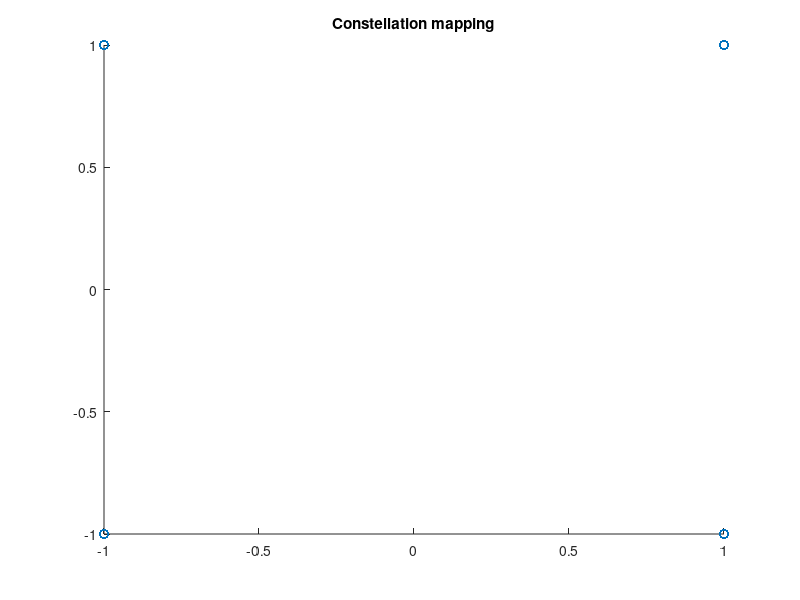

Recreate this plot in MATLAB. (Note: this script raises an error after producing the figure.)
clear all
close all
%% Chaine de transmission : Passe bas équivalent

figure(1);
title(sprintf("Taux erreur binaire TEB"));
xlabel("E_b/N_0 en dB");
ylabel("TEB");
    
%% Paramètre du modulateur
Rb = 2000; % Rb = 2kHz debit binaire
Fe = 10000; % Fe = 10kHz frequence echantillonage
Te = 1/Fe;

%% Information binaire a transmettre
N = 1000; %Nombre de bit a transmettre
bits = randi([0, 1], 1, N); %Signal aleatoire de N bits.

%% Mapping de Gray a moyenne nulle: QPSK 4 pts sur le cercle/grille
m = 2;
M = 4;
ak = [1, 1, -1, -1]; %Mapping 4-aire a moyenne nulle
bk = [1, -1, 1, -1]; %Mapping 4-aire a moyenne nulle
dk = ak + j*bk;

map = reshape(bits, m, N/m)'; %m=2
symbole = bi2de(map, 'left-msb')';
symbole(find(symbole==0)) = dk(1); % 00->1+i
symbole(find(symbole==1)) = dk(2); % 01->1-i
symbole(find(symbole==2)) = dk(3); % 10->-1+i
symbole(find(symbole==3)) = dk(4); % 11->-1-i
Nsymbole = N/m;

% % Constellation
fig1 = figure(1);
scatter(real(symbole), -imag(symbole));
title(sprintf("Constellation mapping"));
% %saveas(fig1, sprintf("figures/Chaine2_Constellation_Mapping.png"));

%% Surechantillonnage
Rs = Rb/m; % Debit des symboles
Ts = 1/Rs; % Temps d'un symbole
Ns = Fe*Ts; %Nombre d'échantillons par symbole
Nt = N*Ns; %=size(map). Nombre d'échantillon totale. On rajoute des zeros !
symbole_sur = kron(symbole, [1 zeros(1, Ns-1)]);
Nsymbole_sur = Nsymbole*Ns;

%% Filtre mise en forme
alpha = 0.35;
span = 8;
h = rcosdesign(alpha, span, Ns);
symbole_bandebase = filter_nodelay(h, 1, symbole_sur);
Nsymbole_bandebase = Nsymbole_sur;

%% Pas de transposition en fréquence
x = symbole_bandebase;
Nx = Nsymbole_bandebase;

%%Boucle EbN0
Px = mean(abs(x).^2);
EbN0m = 1:0.1:8; %en Db
%% Filtre canal
for EbN0 = EbN0m
    E = 10^(EbN0/10); %Eb/N0 en 10^
    sigma2 = Px*Ns/(2*log2(M)*E);
    nI = sqrt(sigma2)*randn(1, Nx);
    nQ = sqrt(sigma2)*randn(1, Nx);
    n = nI + j*nQ;
    % n = 0; %Sans bruit
    signal_transmis = x + n;
    
    %% Filtre de reception
    hr = h;
    signal_reception = filter_nodelay(hr, 1, signal_transmis);

    %% Echantillonage
    n0 = 1;
    signal_bande_echantilloner = signal_reception(n0:Ns:end);
    
    %% Décision
    SymbolesDecides = sign(real(signal_bande_echantilloner)) + j*sign(imag(signal_bande_echantilloner));

    %% Demapping
    desymbole(find(SymbolesDecides==dk(1))) = 0; % 1+i --> 00
    desymbole(find(SymbolesDecides==dk(2))) = 1; % 1-i --> 01
    desymbole(find(SymbolesDecides==dk(3))) = 2; % -1+i --> 10
    desymbole(find(SymbolesDecides==dk(4))) = 3; % -1-i --> 11
    bits_deco = de2bi(desymbole, 'left-msb')';
    bits_deco = reshape(bits_deco, N, 1)';

    %% Taux erreur binaire
    TEB = mean(bits_deco~=bits)
    
    fig1 = figure(1);
    hold on;
    scatter(EbN0, TEB, 'b+');

end

plot(EbN0m, qfunc(sqrt(10.^(EbN0m/10))));
set(gca,'yscale','log');
%saveas(fig1, sprintf("figures/Chaine2TEB.png"));


